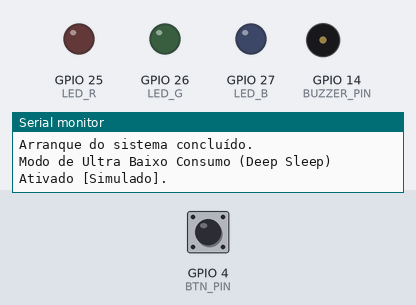
Bench run of a sketch on a simulated ESP32. Shown: output pins drawn as LEDs (lit = HIGH), buzzer (waves = sounding, pin HIGH), the last lines printed to the serial monitor. Dashed ring = blinking. The inputs (shaded band) are chosen by the test bench; at power-on: GPIO 4 (BTN_PIN) HIGH. WiFi joins after 1.5 s; servers stay silent unless stated; random numbers use the default seed unless the sketch sets one.

Above: at 1.2 s.
1.3 s: GPIO 4 (BTN_PIN) pulled LOW for 0.15 s
At 1.7 s:
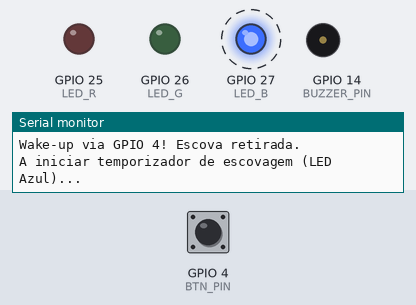
At 12.1 s:
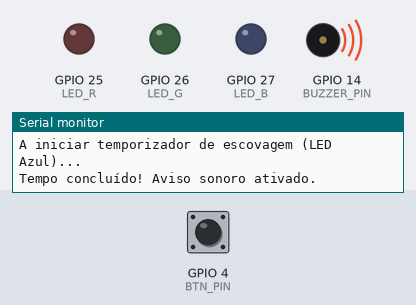
Timing chart, 0 to 12.8 s (numbered marks = the images above; inputs shaded):
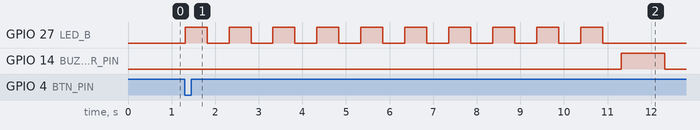

The sketch:

sketch.ino
```cpp
#include <WiFi.h>
#include <PubSubClient.h>

#define BTN_PIN 4
#define BUZZER_PIN 14
#define LED_R 25
#define LED_G 26
#define LED_B 27

const char* ssid = "Wokwi-GUEST";
const char* password = "";
const char* mqtt_server = "broker.hivemq.com";
const char* mqtt_topic = "mackenzie/gabrielyasmin/escova";
const int mqtt_port = 1883;

WiFiClient espClient;
PubSubClient client(espClient);

const int TEMPO_ESCOVACAO = 10000; // 10 segundos
bool cicloAtivo = false;
bool modoRepouso = true; // Simula a flag de Deep Sleep

void setup_wifi() {
  Serial.print("A ligar à rede Wi-Fi ");
  Serial.println(ssid);
  WiFi.begin(ssid, password);
  while (WiFi.status() != WL_CONNECTED) {
    delay(500);
    Serial.print(".");
  }
  Serial.println("\nWi-Fi ligado!");
}

void reconnect() {
  while (!client.connected()) {
    Serial.print("A tentar a ligação MQTT...");
    String clientId = "ESP32Client-";
    clientId += String(random(0xffff), HEX);

    if (client.connect(clientId.c_str())) {
      Serial.println("Ligado ao broker MQTT!");
    } else {
      Serial.print("Falhou, rc=");
      Serial.print(client.state());
      Serial.println(" Nova tentativa em 2 segundos...");
      delay(2000);
    }
  }
}

void setup() {
  Serial.begin(115200);

  pinMode(BTN_PIN, INPUT_PULLUP);
  pinMode(BUZZER_PIN, OUTPUT);
  pinMode(LED_R, OUTPUT);
  pinMode(LED_G, OUTPUT);
  pinMode(LED_B, OUTPUT);

  digitalWrite(BUZZER_PIN, LOW);
  digitalWrite(LED_R, LOW);
  digitalWrite(LED_G, LOW);
  digitalWrite(LED_B, LOW);

  Serial.println("Arranque do sistema concluído.");
  Serial.println("Modo de Ultra Baixo Consumo (Deep Sleep) Ativado [Simulado].");
}

void loop() {
  // Lógica para detetar a remoção da escova (Botão pressionado / LOW)
  if (digitalRead(BTN_PIN) == LOW && modoRepouso == true && !cicloAtivo) {
    modoRepouso = false; // "Acorda" do sono simulado
    cicloAtivo = true;
    Serial.println("------------------------------------------");
    Serial.println("Wake-up via GPIO 4! Escova retirada.");
    Serial.println("A iniciar temporizador de escovagem (LED Azul)...");

    unsigned long startTime = millis();
    unsigned long lastBlink = 0;
    bool ledState = false;

    // Temporizador de Escovagem não-bloqueante
    while (millis() - startTime < TEMPO_ESCOVACAO) {
      if (millis() - lastBlink >= 500) {
        lastBlink = millis();
        ledState = !ledState;
        digitalWrite(LED_B, ledState ? HIGH : LOW);
      }
      // Mantém a simulação fluida
      delay(10);
    }

    digitalWrite(LED_B, LOW);
    Serial.println("Tempo concluído! Aviso sonoro ativado.");

    digitalWrite(BUZZER_PIN, HIGH);
    delay(1000);
    digitalWrite(BUZZER_PIN, LOW);

    // Envio da Telemetria MQTT
    Serial.println("A iniciar rádio Wi-Fi para transmissão...");
    setup_wifi();
    client.setServer(mqtt_server, mqtt_port);
    reconnect();

    if (client.connected()) {
      String payload = "{\"evento\":\"escovagem_concluida\", \"duracao_segundos\": " + String(TEMPO_ESCOVACAO/1000) + "}";
      client.publish(mqtt_topic, payload.c_str());
      Serial.println("--> Payload enviado para: " + String(mqtt_topic));
      Serial.println("--> Dados: " + payload);
      delay(500);
    }

    // Desliga o rádio para poupar energia (Desconexão explícita para o projeto)
    client.disconnect();
    WiFi.disconnect(true);
    WiFi.mode(WIFI_OFF);
    Serial.println("Rádio Wi-Fi desligado.");

    cicloAtivo = false;
  }

  // Verifica se a escova foi devolvida (Botão não pressionado / HIGH) para entrar em repouso novamente
  if (digitalRead(BTN_PIN) == HIGH && !modoRepouso && !cicloAtivo) {
    Serial.println("Escova devolvida. A desativar periféricos...");
    Serial.println("Modo de Ultra Baixo Consumo (Deep Sleep) Ativado [Simulado].");
    modoRepouso = true;
  }

  delay(50); // Estabiliza a leitura do botão principal (debouncing simples)
}
```

Measured:
- after the input at 1.3 s, GPIO 27 (LED_B): alternates HIGH for 0.50 s and LOW for 0.50 s, 20 changes in all, then stays LOW, starting at once; GPIO 14 (BUZZER_PIN): LOW → HIGH after 10.0 s, → LOW 1.0 s later
